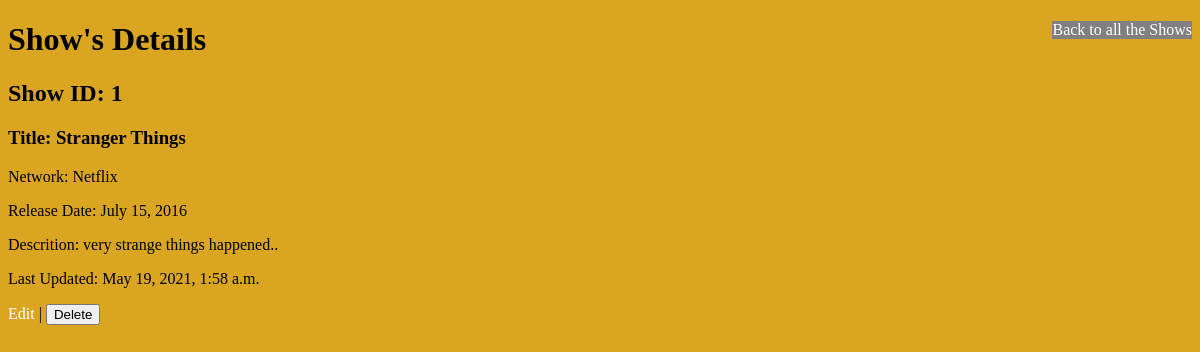
Screenshot of /displayShow/1 with the database file from the repository.
### TVShow_app/models.py (models this page shows)
class Shows(models.Model):
    title = models.CharField(max_length=255)
    network = models.CharField(max_length=45)
    release_date = models.DateField()
    description = models.TextField(default='')
    created_at = models.DateTimeField(auto_now_add=True)
    updated_at = models.DateTimeField(auto_now=True)
    objects = ShowManager()

### TVShow_app/views.py (the view)
# urls.py: path('displayShow/<int:show_id>', views.displayShow),
def displayShow(request, show_id):
    context = {
        'show': Shows.objects.get(id=show_id)
    }
    return render(request, "displayShow.html", context)

### TVShow_app/templates/displayShow.html (shortened to what this page needs)
<!DOCTYPE html>
<html lang="en">
<head>
    {% load static %}
    <link rel='stylesheet' href="{% static 'css/styles.css' %}">
</head>
<body>
    <header>
        <nav class="navbar">
            <a href="/">Back to all the Shows</a>
        </nav>
    </header>
    <h1>Show's Details</h1>
    <div class="container">
        <h2>Show ID: {{ show.id }}</h2>
        <h3>Title: {{ show.title }}</h3>
        <p>Network: {{ show.network }}</p>
        <p>Release Date: {{ show.release_date }}</p>
        <p>Descrition: {{ show.description }}</p>
    </div>
    <p>Last Updated: {{ show.updated_at }}</p>
    <p>
        <a href="/editShow/{{ show.id }}">Edit</a> |
        <a href="/deleteShow/{{ show.id }}"><button>Delete</button></a>
    </p>
</body>
</html>

### TVShow_app/static/css/styles.css (style rules this page uses)
body { background-color: goldenrod; }
.navbar { background-color: gray; color: white; float: right; }
a { text-decoration: none; color: white; }

### rows the page displays
Shows: id "1", title "Stranger Things", network "Netflix", release_date "July 15, 2016", description "very strange things happened..", updated_at "May 19, 2021, 1:58 a.m."
